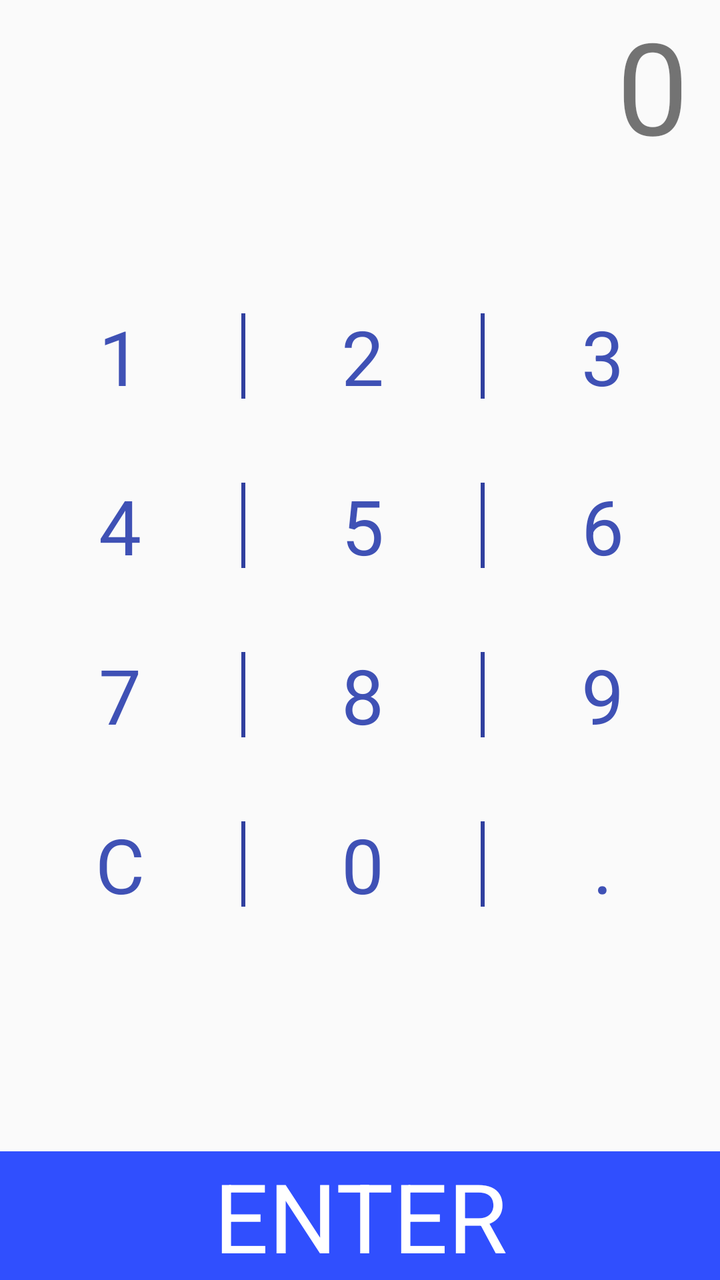
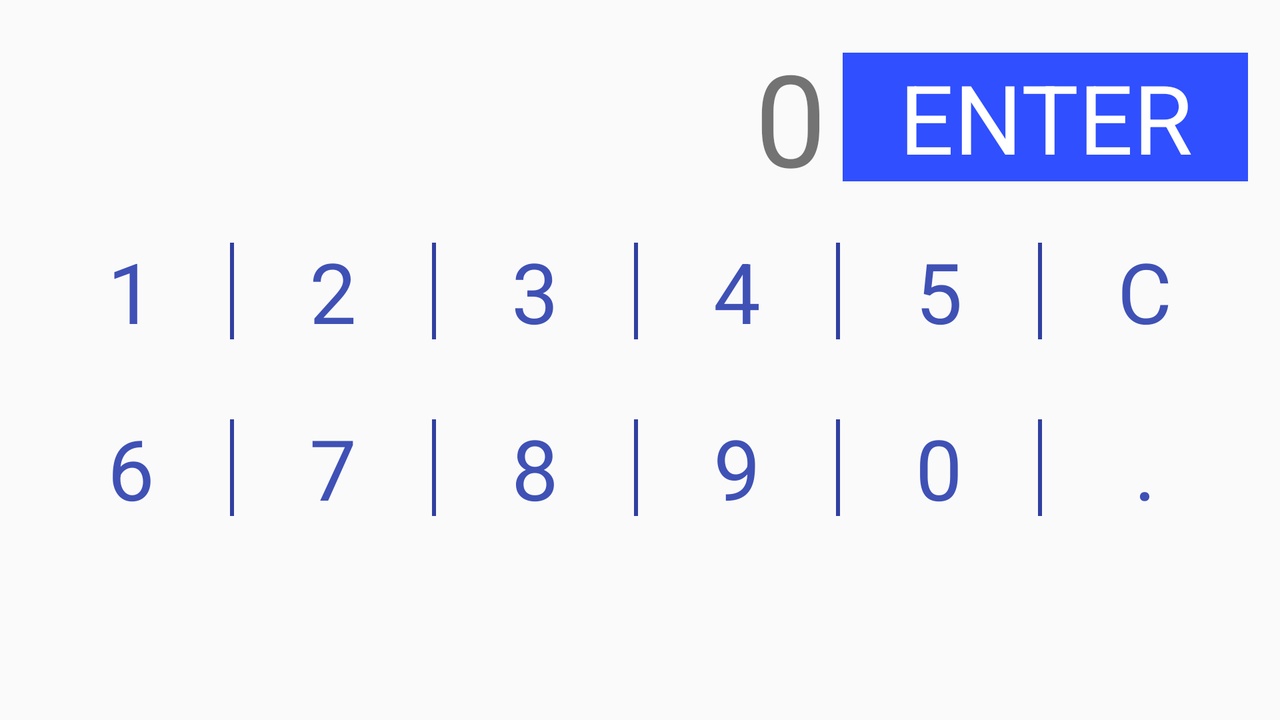

An Android layout and its configuration variant, each rendered on a device that would load it. The default file and the variant file are quoted in full after the pictures.
<!-- AndroidManifest.xml: application theme AppTheme -->
<!-- res/layout/activity_digits.xml -->
<?xml version="1.0" encoding="utf-8"?>
<LinearLayout xmlns:android="http://schemas.android.com/apk/res/android"
    xmlns:tools="http://schemas.android.com/tools"
    android:layout_width="match_parent"
    android:layout_height="match_parent"
    android:paddingBottom="@dimen/activity_vertical_margin"
    android:paddingLeft="@dimen/activity_horizontal_margin"
    android:paddingRight="@dimen/activity_horizontal_margin"
    android:paddingTop="@dimen/activity_vertical_margin"
    tools:context="com.trifonov.kos.pipeweightcalculator.DigitsActivity"
    android:orientation="vertical">

    <LinearLayout
        android:layout_width="match_parent"
        android:layout_height="wrap_content"
        android:layout_marginRight="16dp"
        android:layout_weight="1"
        android:gravity="right"
        android:orientation="horizontal">

        <TextView
            android:id="@+id/textView24"
            android:layout_width="wrap_content"
            android:layout_height="wrap_content"
            android:textSize="64sp"
            android:text="@string/zero"
            android:singleLine="true" />
    </LinearLayout>

    <TableLayout
        android:layout_width="match_parent"
        android:layout_height="wrap_content"
        android:layout_gravity="center"
        android:layout_weight="1">

        <TableRow
            android:layout_width="match_parent"
            android:layout_height="match_parent"
            android:layout_marginTop="2dp"
            android:gravity="center">

            <TextView
                style="@style/calc_button"
                android:text="@string/one"
                android:onClick="onDigitClick" />

            <ImageView style="@style/divider" />

            <TextView
                style="@style/calc_button"
                android:layout_width="wrap_content"
                android:layout_height="wrap_content"
                android:layout_column="1"
                android:gravity="center"
                android:text="@string/two"
                android:onClick="onDigitClick" />

            <ImageView style="@style/divider" />

            <TextView
                style="@style/calc_button"
                android:layout_width="wrap_content"
                android:layout_height="wrap_content"
                android:gravity="center"
                android:text="@string/three"
                android:onClick="onDigitClick" />

        </TableRow>

        <TableRow
            android:layout_width="match_parent"
            android:layout_height="match_parent"
            android:layout_marginTop="2dp"
            android:gravity="center">

            <TextView
                style="@style/calc_button"
                android:layout_width="wrap_content"
                android:layout_height="wrap_content"
                android:layout_column="0"
                android:gravity="center"
                android:text="@string/four"
                android:onClick="onDigitClick" />

            <ImageView style="@style/divider" />

            <TextView
                style="@style/calc_button"
                android:layout_width="wrap_content"
                android:layout_height="wrap_content"
                android:gravity="center"
                android:text="@string/five"
                android:onClick="onDigitClick" />

            <ImageView style="@style/divider" />

            <TextView
                style="@style/calc_button"
                android:layout_width="wrap_content"
                android:layout_height="wrap_content"
                android:gravity="center"
                android:text="@string/six"
                android:onClick="onDigitClick" />
        </TableRow>

        <TableRow
            android:layout_width="match_parent"
            android:layout_height="match_parent"
            android:layout_marginTop="2dp"
            android:gravity="center">

            <TextView
                style="@style/calc_button"
                android:layout_width="wrap_content"
                android:layout_height="wrap_content"
                android:layout_column="0"
                android:gravity="center"
                android:text="@string/seven"
                android:onClick="onDigitClick" />

            <ImageView style="@style/divider" />

            <TextView
                style="@style/calc_button"
                android:layout_width="wrap_content"
                android:layout_height="wrap_content"
                android:gravity="center"
                android:text="@string/eight"
                android:onClick="onDigitClick" />

            <ImageView style="@style/divider" />

            <TextView
                style="@style/calc_button"
                android:layout_width="wrap_content"
                android:layout_height="wrap_content"
                android:gravity="center"
                android:text="@string/nine"
                android:onClick="onDigitClick" />
        </TableRow>

        <TableRow
            android:layout_width="match_parent"
            android:layout_height="match_parent"
            android:layout_marginTop="2dp"
            android:gravity="center">

            <TextView
                style="@style/calc_button"
                android:layout_width="wrap_content"
                android:layout_height="wrap_content"
                android:gravity="center"
                android:text="@string/clear"
                android:onClick="onDigitClick" />

            <ImageView style="@style/divider" />

            <TextView
                style="@style/calc_button"
                android:layout_width="wrap_content"
                android:layout_height="wrap_content"
                android:gravity="center"
                android:text="@string/zero"
                android:onClick="onDigitClick" />

            <ImageView style="@style/divider" />

            <TextView
                style="@style/calc_button"
                android:layout_width="wrap_content"
                android:layout_height="wrap_content"
                android:gravity="center"
                android:text="@string/dot"
                android:onClick="onDigitClick" />
        </TableRow>

    </TableLayout>

    <LinearLayout
        android:layout_width="match_parent"
        android:layout_height="wrap_content"
        android:layout_marginTop="3dp"
        android:layout_weight="1"
        android:orientation="horizontal">

        <TextView
            style="@style/button"
            android:layout_width="match_parent"
            android:layout_height="wrap_content"
            android:layout_gravity="bottom"
            android:layout_margin="0dp"
            android:layout_marginTop="0dp"
            android:background="@color/colorAccent"
            android:gravity="center"
            android:text="@string/enter"
            android:textColor="#ffffff"
            android:onClick="onEnterClick" />
    </LinearLayout>

</LinearLayout>
<!-- resources referenced by this layout -->
<resources>
  <color name="colorAccent">#304ffe</color>
  <string name="clear">C</string>
  <string name="dot">.</string>
  <string name="eight">8</string>
  <string name="enter">ENTER</string>
  <string name="five">5</string>
  <string name="four">4</string>
  <string name="nine">9</string>
  <string name="one">1</string>
  <string name="seven">7</string>
  <string name="six">6</string>
  <string name="three">3</string>
  <string name="two">2</string>
  <string name="zero">0</string>
  <style name="button">
          <item name="android:layout_width">match_parent</item>
          <item name="android:layout_height">match_parent</item>
          <item name="android:layout_weight">1</item>
          <item name="android:clickable">true</item>
          <item name="android:gravity">right|center_vertical</item>
          <item name="android:singleLine">true</item>
          <item name="android:textColor">@color/colorAccent</item>
          <item name="android:textSize">48sp</item>
          <item name="android:layout_marginRight">16dp</item>
      </style>
  <style name="calc_button">
          <item name="android:layout_width">match_parent</item>
          <item name="android:layout_height">match_parent</item>
          <item name="android:layout_marginTop">16dp</item>
          <item name="android:layout_marginBottom">16dp</item>
          <item name="android:layout_weight">1</item>
          <item name="android:gravity">center</item>
          <item name="android:textSize">38sp</item>
          <item name="android:textColor">@color/colorPrimary</item>
      </style>
  <style name="divider">
          <item name="android:layout_width">2dp</item>
          <item name="android:layout_height">match_parent</item>
          <item name="android:layout_marginLeft">0dp</item>
          <item name="android:layout_marginTop">20dp</item>
          <item name="android:layout_marginRight">0dp</item>
          <item name="android:layout_marginBottom">20dp</item>
          <item name="android:background">@color/colorPrimaryDark</item>
      </style>
  <style name="AppTheme" parent="Theme.AppCompat.Light.NoActionBar">
          
      </style>
  <color name="colorPrimary">#3f51b5</color>
  <color name="colorPrimaryDark">#303F9F</color>
</resources>
<!-- res/layout-land/activity_digits.xml (the repository's variant of the layout above) -->
<!-- drawn on the phone turned sideways -->
<?xml version="1.0" encoding="utf-8"?>
<RelativeLayout xmlns:android="http://schemas.android.com/apk/res/android"
    xmlns:tools="http://schemas.android.com/tools"
    android:layout_width="match_parent"
    android:layout_height="match_parent"
    android:paddingBottom="16dp"
    android:paddingLeft="16dp"
    android:paddingRight="16dp"
    android:paddingTop="16dp"
    tools:context="com.trifonov.kos.pipeweightcalculator.DigitsActivity">

    <TableLayout
        android:layout_width="match_parent"
        android:layout_height="match_parent">

        <LinearLayout
            android:layout_width="match_parent"
            android:layout_height="wrap_content"
            android:orientation="horizontal">

            <TextView
                android:id="@+id/textView24"
                android:layout_width="match_parent"
                android:layout_height="wrap_content"
                android:singleLine="true"
                android:text="@string/zero"
                android:textSize="64sp"
                android:layout_marginRight="8dp"
                android:layout_weight="1"
                android:gravity="right" />

            <TextView
                style="@style/button"
                android:layout_width="match_parent"
                android:layout_height="wrap_content"
                android:gravity="center"
                android:onClick="onEnterClick"
                android:text="@string/enter"
                android:textColor="@android:color/white"
                android:paddingLeft="16dp"
                android:paddingRight="16dp"
                android:minWidth="64dp"
                android:minHeight="36dp"
                android:background="@color/colorAccent"
                android:layout_margin="0dp"
                android:layout_weight="2"
                android:layout_gravity="center_vertical" />

        </LinearLayout>

        <TableRow
            android:layout_width="match_parent"
            android:layout_height="wrap_content"
            android:layout_margin="0dp">

            <TextView
                style="@style/calc_button"
                android:onClick="onDigitClick"
                android:text="@string/one"
                android:textSize="42sp" />

            <ImageView style="@style/divider" />

            <TextView
                style="@style/calc_button"
                android:layout_width="wrap_content"
                android:layout_height="wrap_content"
                android:layout_column="1"
                android:gravity="center"
                android:onClick="onDigitClick"
                android:text="@string/two"
                android:textSize="42sp" />

            <ImageView style="@style/divider" />

            <TextView
                style="@style/calc_button"
                android:layout_width="wrap_content"
                android:layout_height="wrap_content"
                android:gravity="center"
                android:onClick="onDigitClick"
                android:text="@string/three"
                android:textSize="42sp" />

            <ImageView style="@style/divider" />

            <TextView
                style="@style/calc_button"
                android:layout_width="wrap_content"
                android:layout_height="wrap_content"
                android:gravity="center"
                android:onClick="onDigitClick"
                android:text="@string/four"
                android:textSize="42sp" />

            <ImageView style="@style/divider" />

            <TextView
                style="@style/calc_button"
                android:layout_width="wrap_content"
                android:layout_height="wrap_content"
                android:gravity="center"
                android:onClick="onDigitClick"
                android:text="@string/five"
                android:textSize="42sp" />

            <ImageView style="@style/divider" />

            <TextView
                style="@style/calc_button"
                android:layout_width="wrap_content"
                android:layout_height="wrap_content"
                android:gravity="center"
                android:onClick="onDigitClick"
                android:text="@string/clear"
                android:textSize="42sp" />

        </TableRow>

        <TableRow
            android:layout_width="match_parent"
            android:layout_height="wrap_content"
            android:layout_margin="0dp">

            <TextView
                style="@style/calc_button"
                android:layout_width="wrap_content"
                android:layout_height="wrap_content"
                android:layout_column="0"
                android:gravity="center"
                android:onClick="onDigitClick"
                android:text="@string/six"
                android:textSize="42sp" />

            <ImageView style="@style/divider" />

            <TextView
                style="@style/calc_button"
                android:layout_width="wrap_content"
                android:layout_height="wrap_content"
                android:gravity="center"
                android:onClick="onDigitClick"
                android:text="@string/seven"
                android:textSize="42sp" />

            <ImageView style="@style/divider" />

            <TextView
                style="@style/calc_button"
                android:layout_width="wrap_content"
                android:layout_height="wrap_content"
                android:gravity="center"
                android:onClick="onDigitClick"
                android:text="@string/eight"
                android:textSize="42sp" />

            <ImageView style="@style/divider" />

            <TextView
                style="@style/calc_button"
                android:layout_width="wrap_content"
                android:layout_height="wrap_content"
                android:gravity="center"
                android:onClick="onDigitClick"
                android:text="@string/nine"
                android:textSize="42sp" />

            <ImageView style="@style/divider" />

            <TextView
                style="@style/calc_button"
                android:layout_width="wrap_content"
                android:layout_height="wrap_content"
                android:gravity="center"
                android:onClick="onDigitClick"
                android:text="@string/zero"
                android:textSize="42sp" />

            <ImageView style="@style/divider" />

            <TextView
                style="@style/calc_button"
                android:layout_width="wrap_content"
                android:layout_height="wrap_content"
                android:layout_column="0"
                android:gravity="center"
                android:onClick="onDigitClick"
                android:text="@string/dot"
                android:textSize="42sp" />

        </TableRow>

    </TableLayout>

</RelativeLayout>
